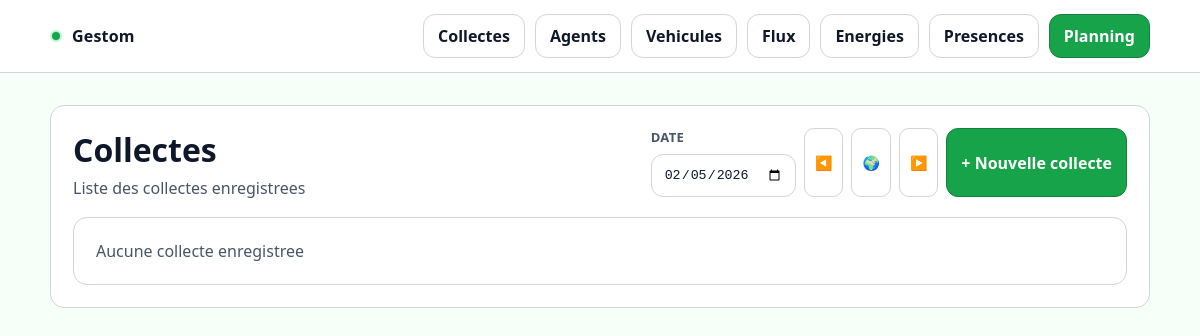
The app's page /collectes/, older data.
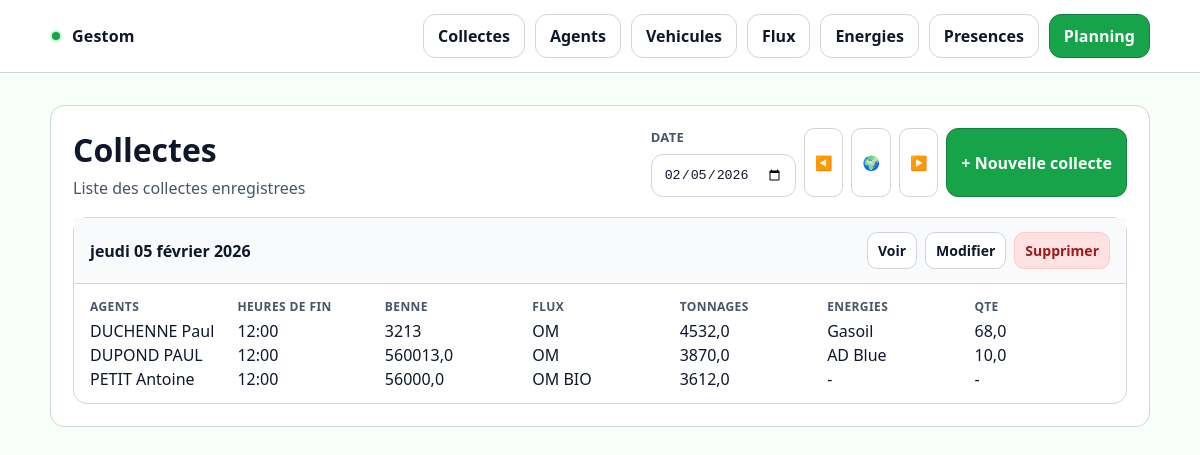
The same page, newer data.
### core/models.py (models this page shows, shortened)
class Collecte(models.Model):
    id_collecte = models.BigAutoField(primary_key=True)
    date_collecte = models.DateField(default=timezone.localdate)
    id_agent_1 = models.ForeignKey(
        Agent,
        null=True,
        blank=True,
        on_delete=models.SET_NULL,
        related_name="collectes_agent_1",
    )
    a1_hr_debut = models.TimeField(null=True, blank=True)
    a1_hr_fin = models.TimeField(null=True, blank=True)
    id_agent_2 = models.ForeignKey(
        Agent,
        null=True,
        blank=True,
        on_delete=models.SET_NULL,
        related_name="collectes_agent_2",
    )
    a2_hr_debut = models.TimeField(null=True, blank=True)
    a2_hr_fin = models.TimeField(null=True, blank=True)
    id_agent_3 = models.ForeignKey(
        Agent,
        null=True,
        blank=True,
        on_delete=models.SET_NULL,
        related_name="collectes_agent_3",
    )
    a3_hr_debut = models.TimeField(null=True, blank=True)
    a3_hr_fin = models.TimeField(null=True, blank=True)
    id_vehicule = models.ForeignKey(
        Vehicule,
        null=True,
        blank=True,
        on_delete=models.SET_NULL,
        related_name="collectes",
    )
    km_depart = models.FloatField(null=True, blank=True)
    km_retour = models.FloatField(null=True, blank=True)
    id_flux1 = models.ForeignKey(
        Flux,
        null=True,
        blank=True,
        on_delete=models.SET_NULL,
        related_name="collectes_flux1",
    )
    id_flux2 = models.ForeignKey(
        Flux,
        null=True,
        blank=True,
        on_delete=models.SET_NULL,
        related_name="collectes_flux2",
    )
    id_flux3 = models.ForeignKey(
        Flux,
        null=True,
        blank=True,
        on_delete=models.SET_NULL,
        related_name="collectes_flux3",
    )
    tonnage1 = models.FloatField(null=True, blank=True)
    tonnage2 = models.FloatField(null=True, blank=True)
    tonnage3 = models.FloatField(null=True, blank=True)
    id_energie_1 = models.ForeignKey(
        Energie,
        null=True,
        blank=True,
        on_delete=models.SET_NULL,
        related_name="collectes_energie1",
    )
    id_energie_2 = models.ForeignKey(
        Energie,
        null=True,
        blank=True,
        on_delete=models.SET_NULL,
        related_name="collectes_energie2",
    )
    id_energie_3 = models.ForeignKey(
        Energie,
        null=True,
        blank=True,
        on_delete=models.SET_NULL,
        related_name="collectes_energie3",
    )
    energie_qte_1 = models.FloatField(null=True, blank=True)
    energie_qte_2 = models.FloatField(null=True, blank=True)
    energie_qte_3 = models.FloatField(null=True, blank=True)
    date_creation = models.DateTimeField(auto_now_add=True)
    date_modification = models.DateTimeField(auto_now=True)
    class Meta:
        ordering = ["-date_collecte", "-date_creation"]

class Agent(models.Model):
    id_ag = models.PositiveIntegerField(unique=True)
    nom = models.CharField(max_length=100)
    prenom = models.CharField(max_length=100)
    qualification = models.CharField(max_length=150, blank=True)
    service = models.CharField(max_length=150, blank=True)
    employeur = models.CharField(max_length=150, blank=True)
    hds_defaut = models.TimeField(null=True, blank=True)
    hajout_quotidien = models.TimeField(null=True, blank=True)
    echeance_permis = models.DateField(null=True, blank=True)
    echeance_fco = models.DateField(null=True, blank=True)
    supp = models.BooleanField(default=False)
    archive = models.BooleanField(default=False)
    arrivee = models.DateField(null=True, blank=True)
    depart = models.DateField(null=True, blank=True)
    tel = models.CharField(max_length=30, blank=True)
    class Meta:
        ordering = ["nom", "prenom"]
    def __str__(self):
        return f"{self.nom} {self.prenom}"

class Vehicule(models.Model):
    nom_vehicule = models.CharField(max_length=150)
    type = models.CharField(max_length=150)
    archive = models.BooleanField(default=False)
    date_creation = models.DateTimeField(auto_now_add=True)
    date_modification = models.DateTimeField(auto_now=True)
    def __str__(self):
        return self.nom_vehicule

class Flux(models.Model):
    id_flux = models.AutoField(primary_key=True)
    flux = models.CharField(max_length=150)
    flux_long = models.CharField(max_length=255)
    couleur_flux = models.CharField(max_length=50, blank=True)
    archive = models.BooleanField(default=False)
    class Meta:
        ordering = ["flux"]
    def __str__(self):
        return self.flux

class Energie(models.Model):
    energie = models.CharField(max_length=150)
    date_creation = models.DateTimeField(auto_now_add=True)
    date_modification = models.DateTimeField(auto_now=True)
    class Meta:
        ordering = ["energie"]
    def __str__(self):
        return self.energie

### core/views.py (the view)
# urls.py: path("collectes/", CollecteListView.as_view(), name="collecte_list"),
class CollecteListView(ListView):
    model = Collecte
    template_name = "core/collecte_list.html"
    context_object_name = "collectes"
    def get_queryset(self):
        date_str = self.request.GET.get("date")
        if date_str:
            try:
                selected_date = timezone.datetime.strptime(date_str, "%Y-%m-%d").date()
            except ValueError:
                selected_date = timezone.localdate()
        else:
            selected_date = timezone.localdate()
        qs = (
            Collecte.objects.select_related(
                "id_agent_1",
                "id_agent_2",
                "id_agent_3",
                "id_vehicule",
                "id_flux1",
                "id_flux2",
                "id_flux3",
                "id_energie_1",
                "id_energie_2",
                "id_energie_3",
            )
            .filter(date_collecte=selected_date)
        )
        return qs
    def get_context_data(self, **kwargs):
        ctx = super().get_context_data(**kwargs)
        date_str = self.request.GET.get("date")
        if date_str:
            try:
                selected_date = timezone.datetime.strptime(date_str, "%Y-%m-%d").date()
            except ValueError:
                selected_date = timezone.localdate()
        else:
            selected_date = timezone.localdate()
        ctx["selected_date"] = selected_date
        return ctx

### core/templates/core/collecte_list.html (shortened to what this page needs)
{% extends "core/base.html" %}
{% block content %}
<div class="card">
  <div class="card__pad">
    <div class="header">
      <div>
        <h1 class="h1">Collectes</h1>
        <p class="sub">Liste des collectes enregistrees</p>
      </div>
      <div class="actions">
        <form method="get" class="form" id="collecte-filter">
          <div class="field">
            <label for="date">Date</label>
            <input type="date" id="date" name="date" value="{{ selected_date|date:'Y-m-d' }}">
          </div>
        </form>
        <div class="actions">
          <button class="btn btn--sm btn--ghost" type="button" id="date-prev" title="Jour precedent">◀️</button>
          <button class="btn btn--sm btn--ghost" type="button" id="date-today" title="Aujourd'hui">🌍</button>
          <button class="btn btn--sm btn--ghost" type="button" id="date-next" title="Jour suivant">▶️</button>
        </div>
        <a href="{% url 'core:collecte_create' %}" class="btn btn--primary">
          + Nouvelle collecte
        </a>
      </div>
    </div>
    <div class="collecte-cards">
      {% for c in collectes %}
      <div class="collecte-card">
        <div class="collecte-card__head">
          <div class="collecte-card__date">{{ c.date_collecte|date:"l d F Y" }}</div>
          <div class="actions">
            <a href="{% url 'core:collecte_detail' c.pk %}" class="btn btn--sm btn--ghost">Voir</a>
            <a href="{% url 'core:collecte_update' c.pk %}" class="btn btn--sm btn--ghost">Modifier</a>
            <a href="{% url 'core:collecte_delete' c.pk %}" class="btn btn--sm btn--danger">Supprimer</a>
          </div>
        </div>
        <div class="collecte-card__body">
          <div class="collecte-grid">
            <div class="collecte-col">
              <div class="collecte-col__title">Agents</div>
              <div class="collecte-col__values">
                <div>{{ c.id_agent_1|default:"-" }}</div>
                <div>{{ c.id_agent_2|default:"-" }}</div>
                <div>{{ c.id_agent_3|default:"-" }}</div>
              </div>
            </div>
            <div class="collecte-col">
              <div class="collecte-col__title">Heures de fin</div>
              <div class="collecte-col__values">
                <div>{{ c.a1_hr_fin|time:"H:i"|default:"-" }}</div>
                <div>{{ c.a2_hr_fin|time:"H:i"|default:"-" }}</div>
                <div>{{ c.a3_hr_fin|time:"H:i"|default:"-" }}</div>
              </div>
            </div>
            <div class="collecte-col">
              <div class="collecte-col__title">Benne</div>
              <div class="collecte-col__values">
                <div>{{ c.id_vehicule|default:"-" }}</div>
                <div>{{ c.km_retour|default:"-" }}</div>
                <div>{{ c.km_depart|default:"-" }}</div>
              </div>
            </div>
            <div class="collecte-col">
              <div class="collecte-col__title">Flux</div>
              <div class="collecte-col__values">
                <div>{{ c.id_flux1|default:"-" }}</div>
                <div>{{ c.id_flux2|default:"-" }}</div>
                <div>{{ c.id_flux3|default:"-" }}</div>
              </div>
            </div>
            <div class="collecte-col">
              <div class="collecte-col__title">Tonnages</div>
              <div class="collecte-col__values">
                <div>{{ c.tonnage1|default:"-" }}</div>
                <div>{{ c.tonnage2|default:"-" }}</div>
                <div>{{ c.tonnage3|default:"-" }}</div>
              </div>
            </div>
            <div class="collecte-col">
              <div class="collecte-col__title">Energies</div>
              <div class="collecte-col__values">
                <div>{{ c.id_energie_1|default:"-" }}</div>
                <div>{{ c.id_energie_2|default:"-" }}</div>
                <div>{{ c.id_energie_3|default:"-" }}</div>
              </div>
            </div>
            <div class="collecte-col">
              <div class="collecte-col__title">Qte</div>
              <div class="collecte-col__values">
                <div>{{ c.energie_qte_1|default:"-" }}</div>
                <div>{{ c.energie_qte_2|default:"-" }}</div>
                <div>{{ c.energie_qte_3|default:"-" }}</div>
              </div>
            </div>
          </div>
        </div>
      </div>
      {% empty %}
      <div class="card">
        <div class="card__pad sub">Aucune collecte enregistree</div>
      </div>
      {% endfor %}
    </div>
  </div>
</div>
{% endblock %}

### core/templates/core/base.html (shortened to what this page needs)
{% load static %}
<!doctype html>
<html lang="fr">
<head>
  <link rel="stylesheet" href="{% static 'core/styles.css' %}">
</head>
<body>
<header class="nav">
  <div class="container nav__inner">
    <a class="brand" href="{% url 'core:home' %}">
      <span class="brand__dot"></span>
      <span>Gestom</span>
    </a>
    <div class="nav__actions">
      <a class="btn btn--ghost" href="{% url 'core:collecte_list' %}">Collectes</a>
      <a class="btn btn--ghost" href="{% url 'core:agent_list' %}">Agents</a>
      <a class="btn btn--ghost" href="{% url 'core:vehicule_list' %}">Vehicules</a>
      <a class="btn btn--ghost" href="{% url 'core:flux_list' %}">Flux</a>
      <a class="btn btn--ghost" href="{% url 'core:energie_list' %}">Energies</a>
      <a class="btn btn--ghost" href="{% url 'core:presence_motif_list' %}">Presences</a>
      <a class="btn btn--primary" href="{% url 'core:planning' %}">Planning</a>
    </div>
  </div>
</header>
<main class="main">
  <div class="container">
    {% block content %}{% endblock %}
  </div>
</main>
</body>
</html>

### core/static/core/styles.css (style rules this page uses)
:root { --bg: #f6fff8; --surface: #ffffff; --card: #ffffff; --text: #0f172a; --muted: #475569; --primary: #16a34a; --primary-2: #15803d; --success: #16a34a; --warning: #f59e0b; --danger: #dc2626; --border: #d1d5db; --shadow: none; --radius: 14px; --focus: #86efac; --overlay: #052e16; }
* { box-sizing: border-box; }
html,body { height: 100%; }
body { margin: 0; font-family: ui-sans-serif, system-ui, -apple-system, Segoe UI, Roboto, Arial, "Noto Sans", "Helvetica Neue", sans-serif; background: var(--bg); color: var(--text); }
a { color: inherit; text-decoration: none; }
.container { width: min(1100px, calc(100% - 32px)); margin: 0 auto; }
.nav { position: sticky; top: 0; z-index: 10; background: var(--surface); border-bottom: 1px solid var(--border); }
.nav__inner { display:flex; align-items:center; justify-content: space-between; gap: 12px; padding: 14px 0; }
.brand { display:flex; align-items:center; gap: 10px; font-weight: 700; letter-spacing: .2px; }
.brand__dot { width: 12px; height: 12px; border-radius: 999px; background: var(--primary); border: 2px solid #bbf7d0; }
.nav__actions { display:flex; gap: 10px; flex-wrap: wrap; }
.main { padding: 32px 0 60px; }
.card { background: var(--card); border: 1px solid var(--border); border-radius: var(--radius); box-shadow: none; }
.card__pad { padding: 22px; }
.header { display:flex; align-items:flex-start; justify-content: space-between; gap: 14px; margin-bottom: 18px; }
.h1 { font-size: 32px; margin: 0 0 6px; }
.sub { color: var(--muted); margin: 0; }
.btn { display:inline-flex; align-items:center; justify-content:center; gap: 8px; padding: 10px 14px; border-radius: 12px; border: 1px solid var(--border); background: #f0fdf4; color: var(--text); font-weight: 600; cursor: pointer; transition: transform .06s ease; }
.btn--primary { background: var(--primary); border-color: var(--primary-2); color: #ffffff; }
.btn--ghost { background: var(--surface); }
.btn--danger { background: #fee2e2; border-color: #fecaca; color: #991b1b; }
.btn--sm { padding: 8px 10px; border-radius: 10px; font-size: 14px; }
.actions { display:flex; justify-content:flex-end; gap: 8px; flex-wrap: wrap; }
.collecte-cards { display:grid; gap: 14px; }
.collecte-card { border: 1px solid var(--border); border-radius: var(--radius); background: var(--card); }
.collecte-card__head { display:flex; align-items:center; justify-content: space-between; gap: 12px; padding: 14px 16px; border-bottom: 1px solid var(--border); background: #f8fafc; }
.collecte-card__date { font-weight: 800; color: var(--text); }
.collecte-card__body { padding: 14px 16px; }
.collecte-grid { display:grid; grid-template-columns: repeat(7, minmax(0, 1fr)); gap: 10px 12px; }
.collecte-col { min-width: 140px; }
.collecte-col__title { font-size: 12px; font-weight: 800; text-transform: uppercase; letter-spacing: .4px; color: var(--muted); margin-bottom: 6px; }
.collecte-col__values { display:grid; gap: 4px; }
.collecte-col__values div { line-height: 1.25; }
.form { display:grid; gap: 14px; }
.field label { display:block; margin: 0 0 8px; color: var(--muted); font-weight: 700; font-size: 13px; letter-spacing: .3px; text-transform: uppercase; }
.input, input, select, textarea { width: 100%; padding: 12px 12px; border-radius: 12px; border: 1px solid var(--border); background: var(--surface); color: var(--text); outline: none; }

Row changes from the older to the newer data that the page shows:
added Collecte: date_collecte "jeudi 05 février 2026", id_agent_1 "DUCHENNE Paul", id_agent_2 "DUPOND PAUL", id_agent_3 "PETIT Antoine", a1_hr_fin "12:00", a2_hr_fin "12:00", a3_hr_fin "12:00", id_vehicule "3213", km_retour "560013,0", km_depart "56000,0", id_flux1 "OM", id_flux2 "OM", id_flux3 "OM BIO", tonnage1 "4532,0", tonnage2 "3870,0", tonnage3 "3612,0", id_energie_1 "Gasoil", id_energie_2 "AD Blue", id_energie_3 "-", energie_qte_1 "68,0", energie_qte_2 "10,0", energie_qte_3 "-"
Text that changed along with them:
text no longer shown: "Aucune collecte enregistree"
